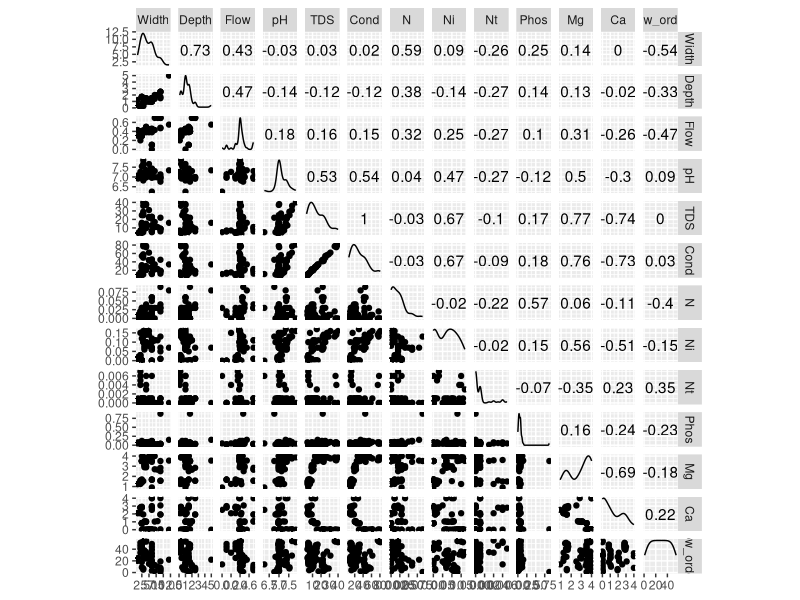
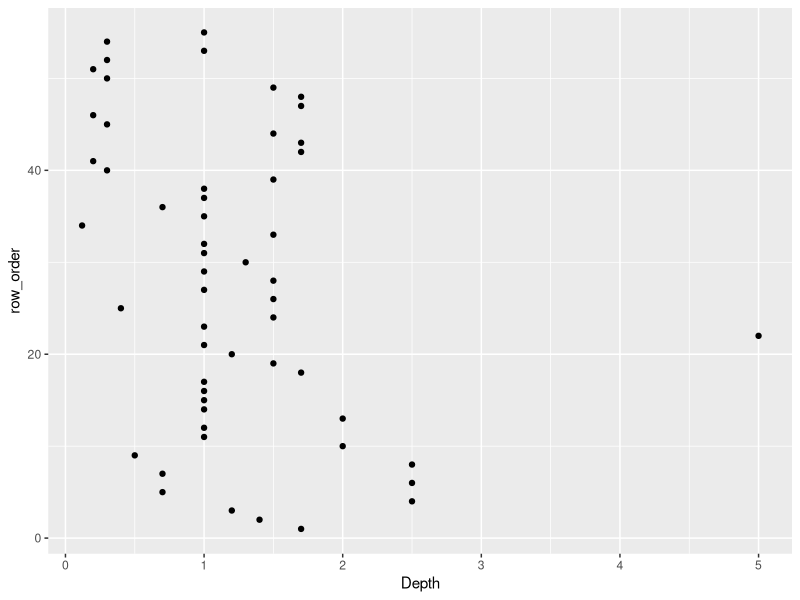
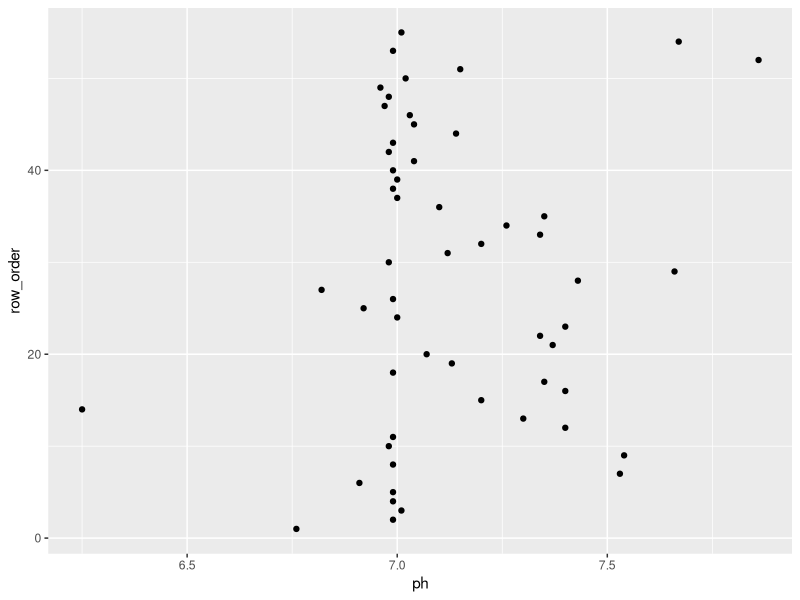
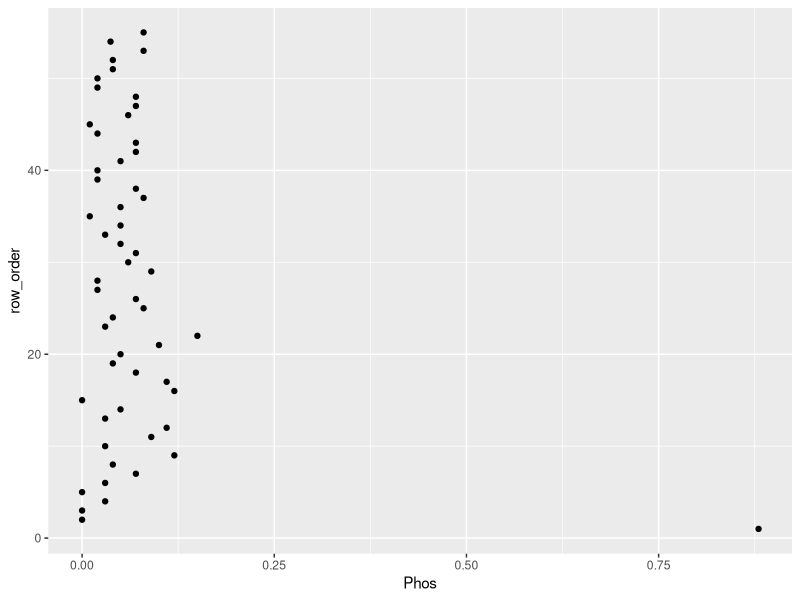
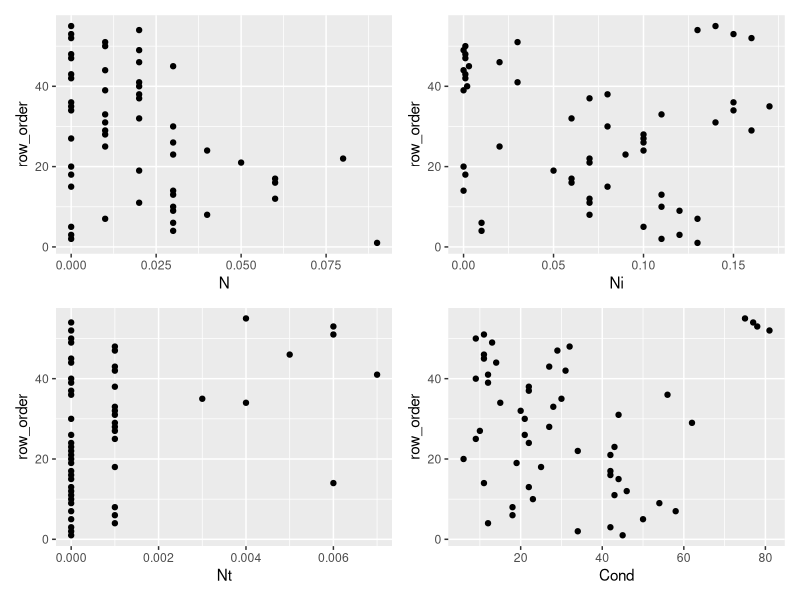
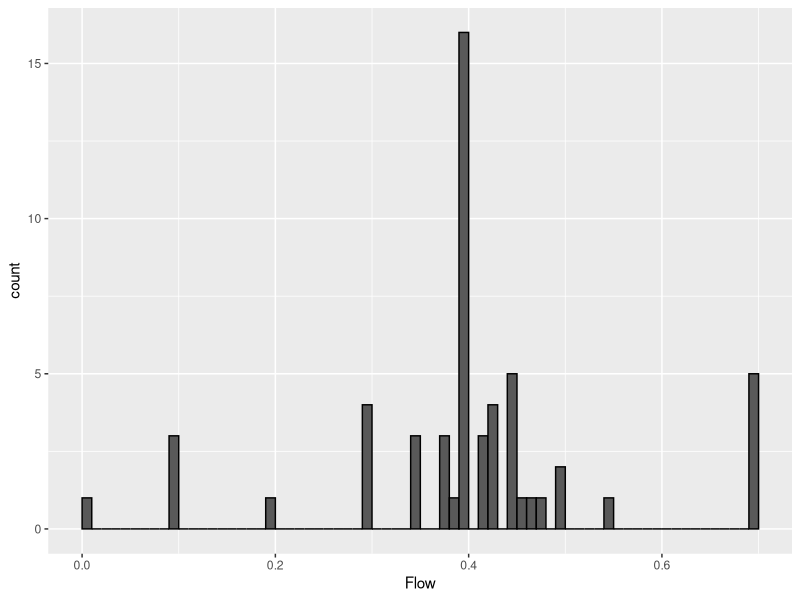
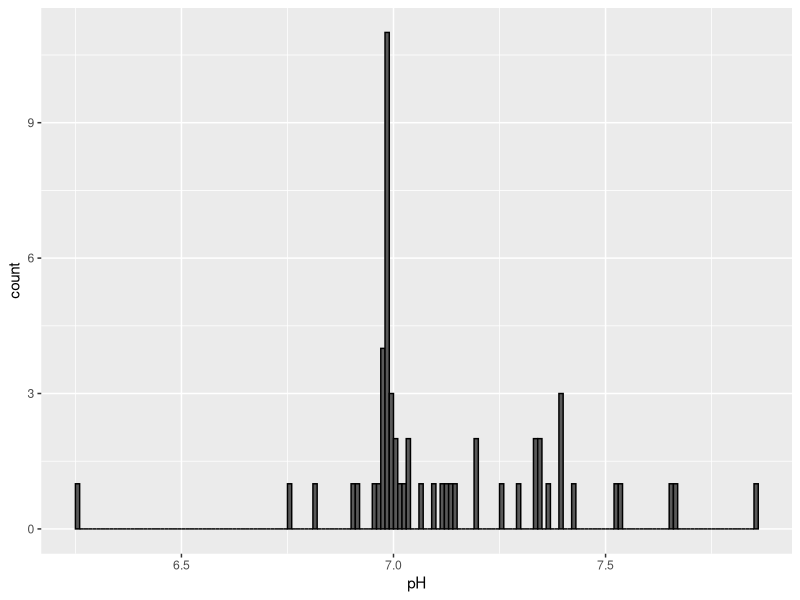
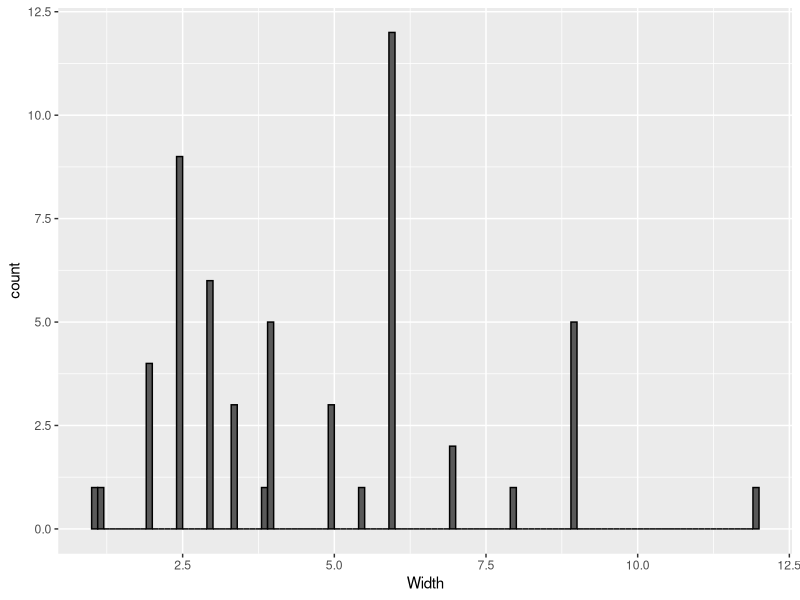

Write R code to recreate these figures, in order.
## ---- chunk 1
library(tidyverse)
library(here)
library(GGally)
library(patchwork)
## ---- chunk 2
aegla <-                            # Importing and naming aegla_crabs.csv data
  read.csv(here("data", 
                "aegla_crabs.csv"))
aegla_wrangled <- aegla %>%         # Wrangling data
  select(-"Site",                   # Removing columns Site, AT, WT, Crab, Shrimp, Aeglam, AeglaFE, and AeglaFo
         -"AT",
         -"WT",
         -"Crab",
         -"Shrimp",
         -"Aeglam",
         -"AeglaFe",
         -"AeglaFo") %>% 
  drop_na() %>%                     # Dropping remaining NAs
  mutate(row_order = 1:nrow(.))     # Creating arbitrary variable for plotting purposes. Setting number of rows 1 to 55.
## ---- chunk 3
aegla_wrangled %>% ggscatmat(columns = 1:13) # It is tiny in the notebook, but looking at it in the console obvious outliers can be seen. After looking at these and running multiple cleveland plots, I think these are the three possible outlier data points, as displayed by the three plots below.
## ---- chunk 4
aegla_wrangled %>%
  ggplot(aes(x = Depth,           # Testing Depth outlier    
             y = row_order)) +
  geom_point() +
  labs(x = "Depth",
       y = "row_order")
aegla_wrangled %>%
  ggplot(aes(x = pH,              # Testing pH outlier
             y = row_order)) +
  geom_point() +
  labs(x = "ph",
       y = "row_order")
aegla_wrangled %>%
  ggplot(aes(x = Phos,            # Testing Phos Concentration outlier
             y = row_order)) +
  geom_point() +
  labs(x = "Phos",
       y = "row_order")
## ---- chunk 5
p_N <-
  aegla_wrangled %>%                # Saving Nitrogen Concentration as p_N
  ggplot(aes(y = row_order)) +
  geom_point(aes(x = N))

p_Ni <- aegla_wrangled %>%          # Saving Nitrate Concentration as p_Ni
  ggplot(aes(y = row_order)) +
  geom_point(aes(x = Ni))
             
p_Nt <- aegla_wrangled %>%          # Saving Nitrite COncentration as p_Nt
  ggplot(aes(y = row_order)) +
  geom_point(aes(x = Nt))

p_Cond <- aegla_wrangled %>%        # Saving Conductivity as p_Cond
  ggplot(aes(y = row_order)) +
  geom_point(aes(x = Cond))

p_N + p_Ni + p_Nt + p_Cond
## ---- chunk 6
h1_Flow <- aegla_wrangled %>%
  ggplot() +
  geom_histogram(
    aes(x = Flow),              # Making a histogram for Flow
    binwidth = .01,             # Setting binwidth to .01
    boundary = 0,
    closed = "right",
    color = "black"
  )

h1_pH <- aegla_wrangled %>%
  ggplot() +
  geom_histogram(
    aes(x = pH),                # Making a histogram for pH
    binwidth = .01,             # Setting binwidth to .01
    boundary = 0,
    closed = "right",
    color = "black"
  )

h1_Width <- aegla_wrangled %>%
  ggplot() +
  geom_histogram(
    aes(x = Width),             # Making a histrogram for Width
    binwidth = .1,              # Setting binwidth to 0.1
    boundary = 0,
    closed =  "right",
    color = "black"
  )

h1_Flow                         # Displaying the three histograms
h1_pH
h1_Width
## ---- chunk 7
d_Flow <- aegla_wrangled %>%
  ggplot(aes(x = Flow)) +       # Making a density plot for Flow
  geom_density()

d_pH <- aegla_wrangled %>%      # Making a density plot for pH
  ggplot(aes(x = pH)) +
  geom_density()

d_Width <- aegla_wrangled %>%   # Making a density plot for Width
  ggplot(aes(x = Width)) +
  geom_density()

d_Flow                          # Displaying the density plots
d_pH
d_Width
## ---- chunk 8
h1_Flow + d_Flow + h1_pH + d_pH + h1_Width + d_Width + plot_layout(ncol = 2, nrow = 3)
## ---- chunk 9
aegla_wrangled %>%
  ggpairs()
